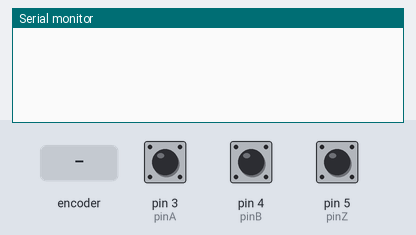
Recording of a program running on a simulated Arduino Nano Every. On the bench: the last lines printed to the serial monitor. Inputs (shaded band) come from the test bench; at power-on: pin 5 (pinZ) HIGH, pin 3 (pinA) HIGH, pin 4 (pinB) HIGH.

Above: at 1.2 s.
1.3 s: rotary encoder on pin 3 (pinA) / pin 4 (pinB) turned 1 step (first pin leading)
At 2.6 s:
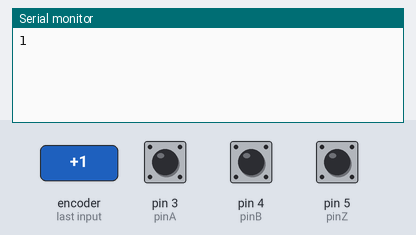
3.0 s: pin 5 (pinZ) pulled LOW for 0.15 s
At 4.2 s:
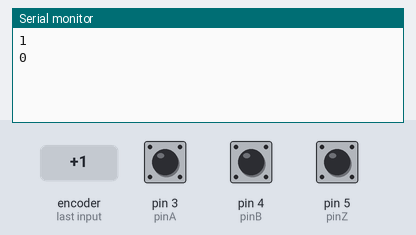
4.6 s: rotary encoder on pin 3 (pinA) / pin 4 (pinB) turned 3 steps (first pin leading)
At 5.4 s:
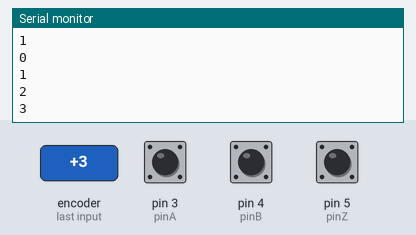
Timing chart, 0 to 7.6 s (numbered marks = the images above; inputs shaded):
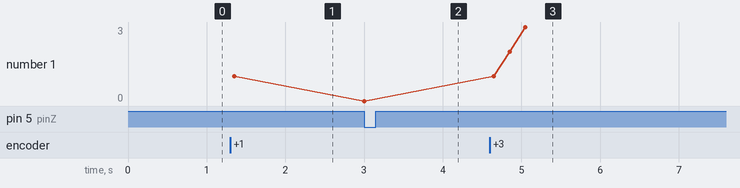

Measured:
- after the input at 1.3 s, the serial monitor: prints a new line after 0.05 s (image 1)
- after the input at 3.0 s, the serial monitor: prints a new line at once (image 2)
- after the input at 4.6 s, the serial monitor: prints a new line after 0.05 s (image 3)
- plotted number 1: 1 → 0 after the input at 3.0 s, 0 → 3 after the input at 4.6 s

The program:

main.cpp
```cpp
#include <Arduino.h>

// ピン設定
const int pinA = 3;
const int pinB = 4;
const int pinZ = 5;

volatile long encoderCount = 0; // 回転カウント用
volatile bool zSignalDetected = false;

void updateEncoder() {
  if (digitalRead(pinB) == LOW) {
    encoderCount++;
  } else {
    encoderCount--;
  }
}

void setup() {
  Serial.begin(9600);

  // 入力ピン設定（必要に応じて内蔵プルアップを使用）
  pinMode(pinA, INPUT_PULLUP);
  pinMode(pinB, INPUT_PULLUP);
  pinMode(pinZ, INPUT_PULLUP);

  attachInterrupt(digitalPinToInterrupt(pinA), updateEncoder, RISING);
}

void loop() {
  if (digitalRead(pinZ) == LOW) {
    encoderCount = 0;
  }

  static long lastCount = 0;
  if (encoderCount != lastCount) {
    Serial.println(encoderCount);
    lastCount = encoderCount;
  }
}
```
